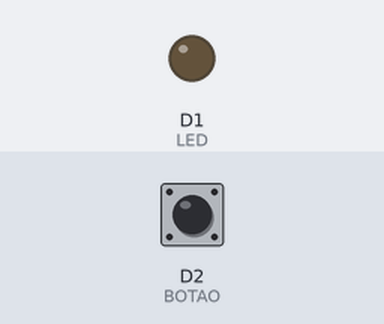
This sketch was run on a simulated ESP8266 (NodeMCU). On the bench: output pins drawn as LEDs (lit = HIGH). Inputs (shaded band) come from the test bench; at power-on: D2 (BOTAO) HIGH. WiFi joins after 1.5 s; servers stay silent unless stated.

Above: at 3.0 s.
3.1 s: D2 (BOTAO) pulled LOW for 0.15 s
At 4.3 s:
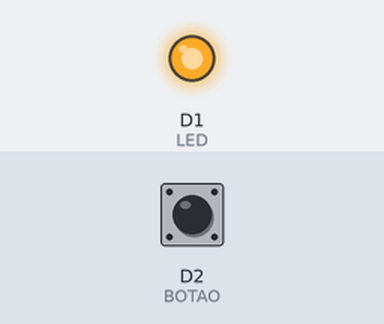
4.7 s: D2 (BOTAO) pulled LOW for 1 s
At 5.5 s:
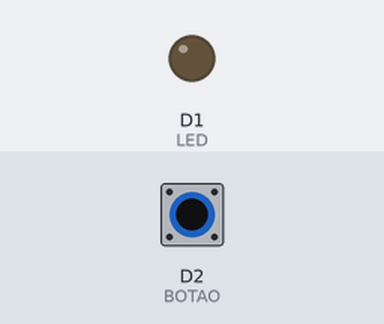
7.2 s: D2 (BOTAO) pulled LOW for 3.2 s
At 8.6 s:
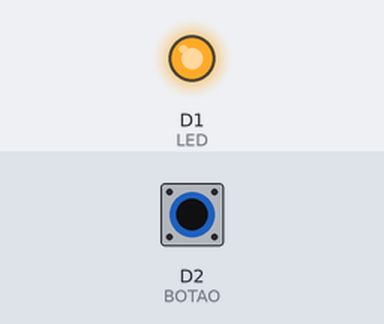
Timing chart, 0 to 10.2 s (numbered marks = the images above; inputs shaded):
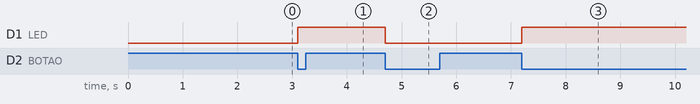

Measured:
- after the input at 3.1 s, D1 (LED): LOW → HIGH at once
- after the input at 4.7 s, D1 (LED): HIGH → LOW at once
- after the input at 7.2 s, D1 (LED): LOW → HIGH at once

The sketch:

LedIOT.ino
```cpp
#define BLYNK_TEMPLATE_ID "TMPL2cqjtps42"
#define BLYNK_TEMPLATE_NAME "Acender LED"
#define BLYNK_AUTH_TOKEN "uqYbgLg7ez4kkCz6rhHIbO6KDFH4whkB"

#include <ESP8266WiFi.h>
#include <BlynkSimpleEsp8266.h>

// Credenciais do Wi-Fi
char ssid[] = "F-IFSertao-PE-ALUNOS";            // 🔁 Troque aqui
char pass[] = "#ifsertao@aluno#";       // 🔁 Troque aqui

const int LED = D1;     // GPIO5
const int BOTAO = D2;   // GPIO4

bool estadoLED = false;
bool estadoBotaoAnterior = HIGH;

void setup() {
  pinMode(LED, OUTPUT);
  pinMode(BOTAO, INPUT_PULLUP); // Usa pull-up interno

  digitalWrite(LED, LOW);       // Garante LED desligado no início

  Serial.begin(9600);
  Blynk.begin(BLYNK_AUTH_TOKEN, ssid, pass);
}

// Função chamada quando o botão virtual (V0) no app for usado
BLYNK_WRITE(V0) {
  int valor = param.asInt();
  estadoLED = valor;
  digitalWrite(LED, estadoLED);
}

void loop() {
  Blynk.run();

  // Controle local com botão físico (toggle)
  bool estadoBotaoAtual = digitalRead(BOTAO);

  if (estadoBotaoAnterior == HIGH && estadoBotaoAtual == LOW) {
    estadoLED = !estadoLED;
    digitalWrite(LED, estadoLED);
    Blynk.virtualWrite(V0, estadoLED); // Atualiza o app
    delay(200); // Debounce
  }

  estadoBotaoAnterior = estadoBotaoAtual;
}
```
